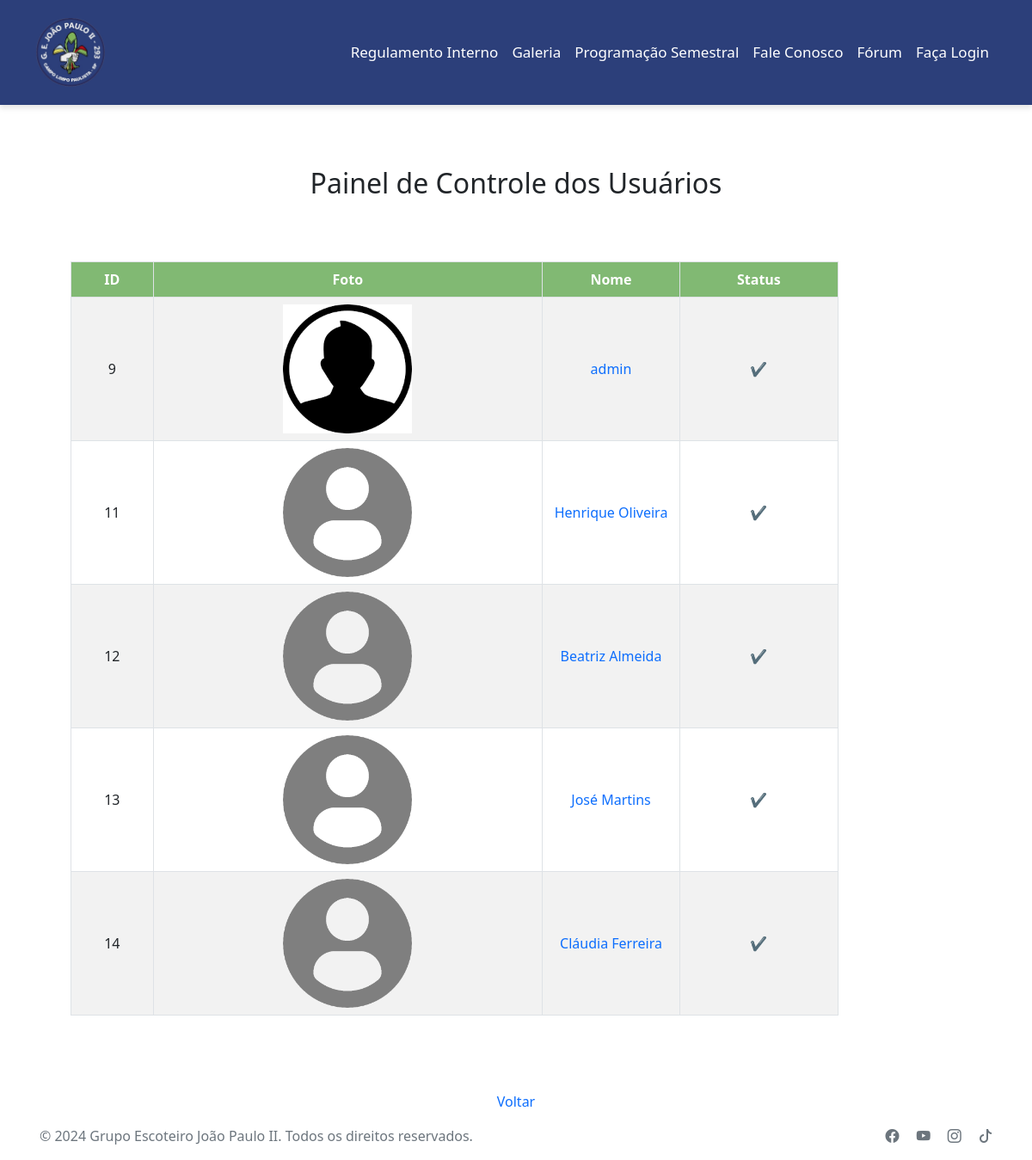
Screenshot of /backend/adm/user_mod.php with the database file from the repository.
### tables this page shows
CREATE TABLE `tbl_usuarios` (
  `id` int(11) NOT NULL,
  `username` varchar(30) NOT NULL,
  `nome` varchar(100) NOT NULL,
  `email` varchar(100) NOT NULL,
  `senha` varchar(400) NOT NULL,
  `descricao` varchar(255) NOT NULL,
  `tipo` varchar(1) NOT NULL,
  `status` varchar(1) NOT NULL,
  `foto` varchar(255) NOT NULL,
  `saldo` float NOT NULL
);

### backend/adm/user_mod.php (the view, shortened to what this page needs)
<?php
include '../classes/conn.php';
    $logged = false;
    ?>
<!DOCTYPE html>
<html lang="pt-br">
<head>
  <link rel="stylesheet" href="../../frontend/public/css/teste.css">
  <link href="https://cdn.jsdelivr.net/npm/bootstrap@5.0.2/dist/css/bootstrap.min.css" rel="stylesheet"
>
  <link rel="stylesheet" href="https://cdn.jsdelivr.net/npm/bootstrap-icons@1.10.3/font/bootstrap-icons.css">
</head>
  <nav class="navbar navbar-expand-lg py-3 custom-navbar">
    <div class="container">
      <a class="navbar-brand" href="../../frontend/principal/index.php">
        <img src="../../frontend/public/imagens/recursos/logo.png " height="80rem" width="80rem" alt="Logo" height="40">
      </a>
      <div class="collapse navbar-collapse justify-content-end" id="navbarNav">
        <ul class="navbar-nav">
          <li class="nav-item">
            <a class="nav-link active" aria-current="page" target="blank"
              href="../../frontend/public/docs/POR_2013_19_V2.pdf">Regulamento Interno</a>
          </li>
          <li class="nav-item">
            <a class="nav-link" href="../../backend/galeria/index.php">Galeria</a>
          </li>
          <li class="nav-item">
            <a class="nav-link" href="../../backend/Evento/index.php">Programação Semestral</a>
          </li>
          <li class="nav-item">
            <a class="nav-link" href="../../backend/mailer/fale.php">Fale Conosco</a>
          </li>
          <li class="nav-item">
            <a class="nav-link" href="../../backend/forum/main.php">Fórum</a>
          </li>
          <?php
          if ($logged) {
            if ($_SESSION['tipo'] >= 1) {
              echo '<li class="nav-item">
                <a class="nav-link" href="../../backend/loja/loja.php">Loja</a>
              </li>';
            }
            if($_SESSION['tipo']==2){
              echo '<li class="nav-item">
                <a class="nav-link" href="../../backend/adm/index_mod.php">MOD</a>
              </li>';
            }
            if ($_SESSION['tipo'] == 3) {
              echo '<li class="nav-item">
                <a class="nav-link" href="../../backend/adm/index_adm.php">ADM</a>
              </li>';
            }
            echo '<li class="nav-item">
            <a class="nav-link" href="../../frontend/principal/user.php?id='.$_SESSION["userid"].'">'.$_SESSION["nome"].'</a>
                <li class="nav-item">
            <a class="nav-link" href="../../backend/notificacoes/index.php"><img src="../../frontend/public/imagens/recursos/sino.png" width="20px"></a>
              </li>';
          } else {
            echo '<li class="nav-item">
                <a class="nav-link" href="../../backend/login/login.php">Faça Login</a>
              </li>';
          }
          ?>
        </ul>
      </div>
    </div>
  </nav>
    <div class="content"><br>
        <div class="container my-5">
            <h2>Painel de Controle dos Usuários</h2><br>
            <div class="table-responsive">
                <table class="table table-bordered table-striped text-center">
                    <thead class="thead-light">
                        <tr>
                            <th>ID</th>
                            <th>Foto</th>
                            <th>Nome</th>
                            <th>Status</th>
                        </tr>
                    </thead>
                    <tbody>
              <?php
              $sql = "SELECT * FROM tbl_usuarios";
              $res = $conn -> query($sql);
              for($i = 0; $i < $res ->num_rows; $i++){
                $linha = $res -> fetch_assoc();
                if($linha['status']==1){
                  $verificado= "❌";
                  $verifica=1;
              }
              else{
                  $verificado= "✔";
                  $verifica=0;
              }
              print '<tr>
                    <td class="align-middle">'.$linha['id'].'</td>
                    <td class="align-middle"><img src="../../frontend/public/imagens/usuarios/'.$linha['foto'].'" width="150px" height="150px"></td>
                    <td class="compra align-middle"><a href="../../frontend/principal/user.php?id='.$linha["id"].'">'.$linha["nome"].'</a></td>
                    <td class="align-middle">
                        <a href="users_adm.php?id='.$linha["id"].'&verifica='.$verifica.'">'.$verificado.'</a>
                    </td>
                </tr>
                ';
              }
              ?>
                    </tbody>
                </table>
            </div>
        </div>
        <br><a href="index_mod.php">Voltar</a>
    </div>
    <footer class="footer text-center text-lg-start d-flex w-100 justify-content-between align-items-center ">
    <div class="container p-3 d-flex justify-content-between w-100">
      <span class="text-muted">© 2024 Grupo Escoteiro João Paulo II. Todos os direitos reservados.</span>
      <div class="social-icons">
        <a href="https://www.facebook.com/GrupoescoteirojoaopauloII?mibextid=ZbWKwL" target="_blank"
          class="text-muted me-3">
          <i class="bi bi-facebook"></i>
        </a>
        <a href="https://youtube.com/@gejoaopauloii?si=8nJBM0zWxWBofH_V" target="_blank" class="text-muted me-3">
          <i class="bi bi-youtube"></i>
        </a>
        <a href="https://www.instagram.com/ge_joaopaulo2?igsh=MWFiOTA2OTFxYW11" target="_blank" class="text-muted me-3">
          <i class="bi bi-instagram"></i>
        </a>
        <a href="https://www.tiktok.com/@ge._joaopauloii?_t=8nG7cVdsBGQ&_r=1" target="_blank" class="text-muted">
          <i class="bi bi-tiktok"></i>
        </a>
      </div>
    </div>
  </footer>
</body>
</html>

### frontend/public/css/teste.css (style rules this page uses)
:root { --color-white: #fff; --color-dark1: rgb(39, 39, 39); --color-dark2: #2d2d2d; --color-dark3: #414141; --color-dark4: #1c1c1c; --color-dark5: #343434; --color-blue1: #3ab2d6; --color-blue: #2C3F7A; --color-g: #81B973; --button-color: #C6CCC8; --lobinho: #fdb813; --escoteiro: #00793a; --senior: #a61744; --pioneiro: #c00d0e; }
.custom-navbar { background-color: #2C3F7A; color: white; }
.custom-navbar a { color: white; font-size: 17px; }
.content { text-align: center; margin: 0px; width: 100%; display: flex; justify-content: center; flex-direction: column; align-items: center; }
.navbar { box-shadow: 0 4px 6px rgba(0, 0, 0, 0.1); }
.navbar-brand img { transition: transform 0.2s ease; }
.nav-link { color: #ffffff !important; font-weight: 500; transition: color 0.3s ease; }
.footer a { text-decoration: none; }
.footer { background-color: white; }
.table { max-width: 80%; text-align: center; margin: 40px; justify-content: center; }
thead { background-color: #81B973; color: white; }

### backend/adm/user_mod.php (style rules this page uses)
* { text-align: center; }
a { text-decoration: none; }
.table-responsive { width: 100%; overflow-x: auto; -webkit-overflow-scrolling: touch; }
.table { white-space: nowrap; }
.compra { width: 10rem; }

### rows the page displays
tbl_usuarios: id "9", foto (picture), nome "admin", status "✔"
tbl_usuarios: id "11", foto (picture), nome "Henrique Oliveira", status "✔"
tbl_usuarios: id "12", foto (picture), nome "Beatriz Almeida", status "✔"
tbl_usuarios: id "13", foto (picture), nome "José Martins", status "✔"
tbl_usuarios: id "14", foto (picture), nome "Cláudia Ferreira", status "✔"
